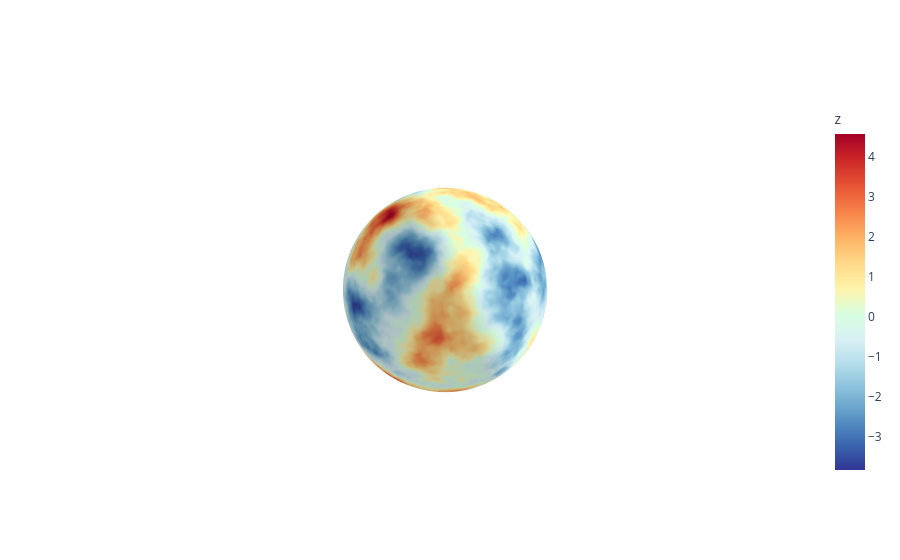

Notebook cell for this chart:
### Markdown cell above
### Display the realization

### Code cell
surface = gop.SurfaceOnMesh(mesh, result,opacity=1)
fig = go.Figure(data=[ surface ])
fig.update_scenes(xaxis_visible=False, yaxis_visible=False,zaxis_visible=False )
f = fig.show()

### Figure 1 — Plotly figure (JSON) as saved in the notebook; plotly's stock layout.template omitted (floating-point values rounded to 4 significant figures; data arrays with more than 128 entries replaced by an {"elided": "..."} marker saying what was removed)
{"data": [{"color": "white", "colorbar": {"title": {"text": "z"}}, "colorscale": [[0, "#313695"], [0.07692, "#3a67af"], [0.1538, "#5994c5"], [0.2308, "#84bbd8"], [0.3077, "#afdbea"], [0.3846, "#d8eff5"], [0.4615, "#d6ffe1"], [0.5385, "#fef4ac"], [0.6154, "#fed987"], [0.6923, "#fdb264"], [0.7692, "#f78249"], [0.8462, "#e75435"], [0.9231, "#cc2727"], [1, "#a50026"]], "i": {"elided": "20480 int values"}, "intensity": {"elided": "10242 float values"}, "j": {"elided": "20480 int values"}, "k": {"elided": "20480 int values"}, "name": "y", "opacity": 1, "type": "mesh3d", "x": {"elided": "10242 float values"}, "y": {"elided": "10242 float values"}, "z": {"elided": "10242 float values"}}], "layout": {"scene": {"xaxis": {"visible": false}, "yaxis": {"visible": false}, "zaxis": {"visible": false}}}}
